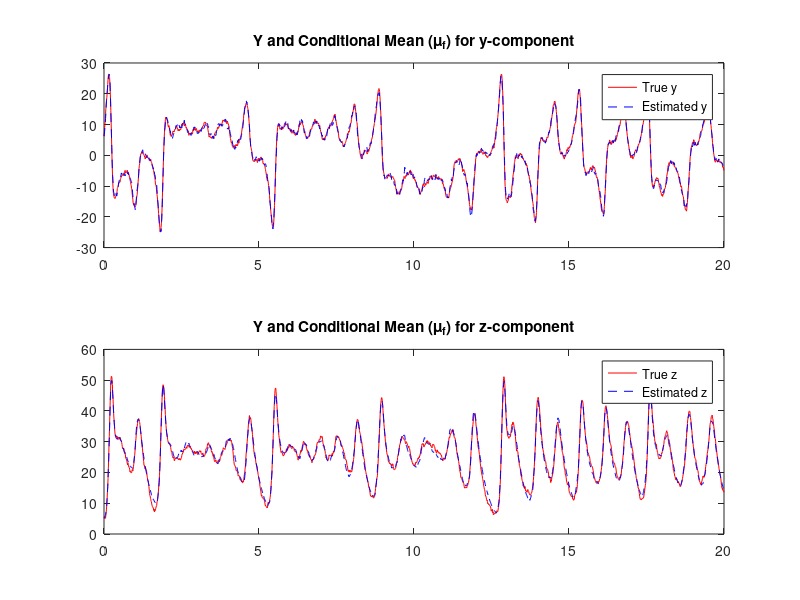

This figure's MATLAB source:
tic
% Lorenz system parameters
sigma = 10; rho = 28; beta = 8/3;

% Time settings
dt = 0.01; T = 20;
tSpan = 0:dt:T;

% Initial conditions
X = 5;  % State variable 'x'
Y = [5; 5];  % State variables 'y' and 'z'
mu_f = Y;  % Initial conditional mean of Y
R_f = eye(2) *1.4;  % Initial conditional covariance of Y

% Stochasticity parameters
sigma_x = sqrt(2);  % Noise intensity for X
sigma_y = sqrt(12); sigma_z = sqrt(12);  % Noise intensities for Y components

% Define A_0, A_1, a_0, a_1 (inside the loop as X changes), B_1, and b_2
B_1 = sigma_x;  % Stochastic influence on X
b_2 = [sigma_y, 0; 0, sigma_z];  % Stochastic influences on Y

% Initialize history arrays
X_hist = zeros(1, length(tSpan));
Y_hist = zeros(2, length(tSpan));
mu_f_hist = zeros(2, length(tSpan));

for i = 1:length(tSpan)
    t = tSpan(i);
    
    A_0 = -sigma * X;  % A_0 for the X dynamics
    A_1 = [sigma, 0];  % A_1 maps influence of Y on X
    a_0 = [rho * X; 0];  % a_0 for the Y dynamics, dependent on X
    a_1 = [-1, -X; X, -beta];  % a_1 for the Y dynamics

    % Wiener process increments
    dW1 = sqrt(dt) * randn;  % For X
    dW2 = sqrt(dt) * randn(2, 1);  % For Y

    % Equation 8.1a: Update X using its dynamics
    dX = (A_0 + A_1 * Y) * dt + B_1 * dW1;
    X = X + dX;

    % Equation 8.1b: Update Y using its dynamics
    dY = (a_0 + a_1 * Y) * dt + b_2 * dW2;
    Y = Y + dY;

    % Store history
    X_hist(i) = X;
    Y_hist(:, i) = Y;

    % Equation 8.8a: Update mu_f 
    dmu_f = (a_0 + a_1*mu_f)*dt + (1/B_1^2)*(R_f*A_1')*(dX - (A_0 + A_1*mu_f)*dt);
    mu_f = mu_f + dmu_f;
    
    %Equation 8.8b: Update R_f
    dR_f = (a_1*R_f + R_f*a_1' + b_2*b_2' - (1/B_1^2)*(R_f*A_1')*(A_1*R_f))*dt;
    R_f = R_f + dR_f;
    
    % Store history of conditional mean
    mu_f_hist(:, i) = mu_f;
end

% Plot results
figure;
subplot(2, 1, 1);
plot(tSpan, Y_hist(1, :), 'r', tSpan, mu_f_hist(1, :), 'b--');
legend('True y', 'Estimated y');
title('Y and Conditional Mean (\mu_f) for y-component');

subplot(2, 1, 2);
plot(tSpan, Y_hist(2, :), 'r', tSpan, mu_f_hist(2, :), 'b--');
legend('True z', 'Estimated z');
title('Y and Conditional Mean (\mu_f) for z-component');
toc
